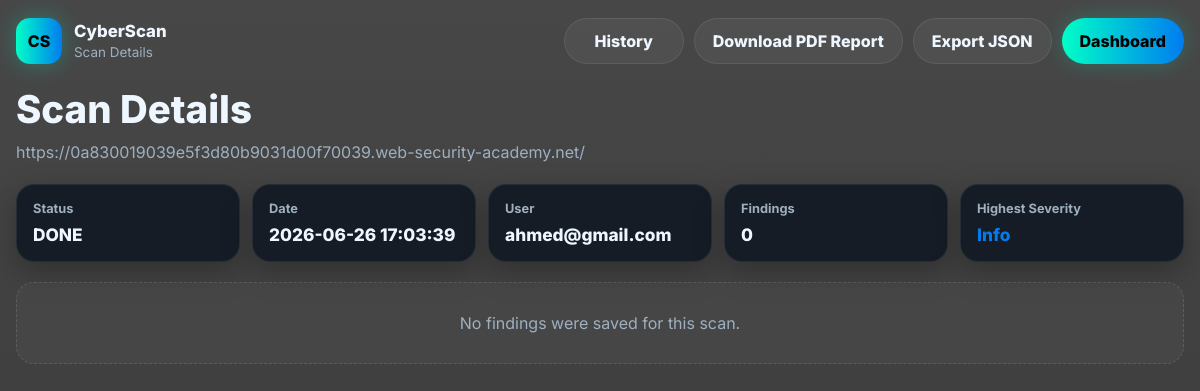
Page /scan/39 (signed in) on the committed database.
### tables this page shows
CREATE TABLE scans (
        id INTEGER PRIMARY KEY AUTOINCREMENT,
        user_id INTEGER NOT NULL,
        target TEXT NOT NULL,

        result TEXT,                -- JSON string
        status TEXT DEFAULT 'done', -- running / done
        created_at TIMESTAMP DEFAULT CURRENT_TIMESTAMP,

        FOREIGN KEY(user_id) REFERENCES users(id)
    );

CREATE TABLE users (
        id INTEGER PRIMARY KEY AUTOINCREMENT,
        email TEXT UNIQUE NOT NULL,
        password TEXT NOT NULL
    );

### app.py (the view)
@app.route("/scan/<int:scan_id>")
def scan_details(scan_id):
    if "user_id" not in session:
        return redirect("/login")
    row = get_user_scan(scan_id, session["user_id"])
    if not row:
        return "Scan not found", 404
    findings = normalize_scan_results(row["result"])
    scan = {
        "id": row["id"],
        "target": row["target"],
        "status": row["status"] or "done",
        "created_at": row["created_at"],
        "email": row["email"],
        "findings_count": len(findings),
        "highest_severity": highest_severity(findings),
        "groups": group_findings_by_scanner(findings),
    }
    return render_template("scan_details.html", scan=scan)

### app.py (called while the page is built, shortened)
def safe_json_loads(value):
    if value is None:
        return []
    if isinstance(value, (list, dict)):
        return value
    if isinstance(value, str):
        if not value.strip():
            return []
        try:
            return json.loads(value)
        except Exception:
            return [{"name": "raw_result", "result": value, "severity": "Info"}]
    return [{"name": "raw_result", "result": str(value), "severity": "Info"}]

def is_non_finding_result(raw_item):
    if not isinstance(raw_item, dict):
        return False
    text = str(
        raw_item.get("result")
        or raw_item.get("message")
        or raw_item.get("status")
        or raw_item.get("description")
        or raw_item.get("details")
        or ""
    ).lower()
    if "error:" in text or "could not complete" in text:
        return False
    if raw_item.get("vulnerable") is False:
        return True
    return any(phrase in text for phrase in NON_FINDING_PHRASES)

def normalize_scan_results(raw_results):
    parsed = safe_json_loads(raw_results)
    if isinstance(parsed, dict):
        parsed = [parsed]
    if not isinstance(parsed, list):
        parsed = [{"name": "raw_result", "result": str(parsed), "severity": "Info"}]
    findings = []
    for item in parsed:
        if is_non_finding_result(item):
            continue
    return findings

def highest_severity(findings):
    if not findings:
        return "Info"
    return max((f["severity"] for f in findings), key=lambda sev: SEVERITY_ORDER.get(sev, 0))

def group_findings_by_scanner(findings):
    groups = {}
    for finding in findings:
        groups.setdefault(finding["scanner"], []).append(finding)
    return [{"scanner": scanner, "findings": items} for scanner, items in groups.items()]

def get_user_scan(scan_id, user_id):
    conn = connect()
    cursor = conn.cursor()
    cursor.execute(
        """
        SELECT scans.id, scans.target, scans.result, scans.status, scans.created_at,
               users.email
        FROM scans
        JOIN users ON users.id = scans.user_id
        WHERE scans.id=? AND scans.user_id=?
        """,
        (scan_id, user_id),
    )
    row = cursor.fetchone()
    conn.close()
    return row

### database.py (called while the page is built)
def connect():
    BASE_DIR = os.path.dirname(os.path.abspath(__file__))
    db_path = os.path.join(BASE_DIR, "scanner.db")
    conn = sqlite3.connect(db_path)
    conn.execute("PRAGMA foreign_keys = ON")
    conn.row_factory = sqlite3.Row  # 🔥 مهم جدًا
    return conn

### templates/scan_details.html (shortened to what this page needs)
<!DOCTYPE html>
<html lang="en">
<head>
</head>
<body>
<div class="container">
    <div class="header">
        <div class="brand">
            <div class="brand-icon">CS</div>
            <div class="brand-text">
                <h2>CyberScan</h2>
                <p>Scan Details</p>
            </div>
        </div>
        <div class="header-actions">
            <a href="/history" class="btn btn-secondary">History</a>
            <a href="/scan/{{ scan.id }}/report" class="btn btn-secondary">Download PDF Report</a>
            <a href="/scan/{{ scan.id }}/export-json" class="btn btn-secondary">Export JSON</a>
            <a href="/dashboard" class="btn btn-primary">Dashboard</a>
        </div>
    </div>
    <div class="page-title">Scan Details</div>
    <div class="target-line">{{ scan.target }}</div>
    <div class="summary-grid">
        <div class="stat">
            <div class="label">Status</div>
            <div class="value">{{ scan.status|upper }}</div>
        </div>
        <div class="stat">
            <div class="label">Date</div>
            <div class="value">{{ scan.created_at }}</div>
        </div>
        <div class="stat">
            <div class="label">User</div>
            <div class="value">{{ scan.email }}</div>
        </div>
        <div class="stat">
            <div class="label">Findings</div>
            <div class="value">{{ scan.findings_count }}</div>
        </div>
        <div class="stat">
            <div class="label">Highest Severity</div>
            <div class="value sev-{{ scan.highest_severity|lower }}">{{ scan.highest_severity }}</div>
        </div>
    </div>
    {% if scan.groups %}
        {% for group in scan.groups %}
            <div class="card">
                <div class="scanner-title">{{ group.scanner }}</div>
                {% for finding in group.findings %}
                    <div class="finding">
                        <div class="finding-head">
                            <div>
                                <div class="finding-title">{{ finding.scanner }}</div>
                                <div style="color:var(--muted);font-size:0.86rem;margin-top:4px">
                                    {{ finding.owasp }} | Confidence: {{ finding.confidence }}
                                </div>
                            </div>
                            <span class="badge sev-{{ finding.severity|lower }}">{{ finding.severity }}</span>
                        </div>
                        <div class="meta-grid">
                            <div class="meta-box">
                                <div class="meta-label">Description / Details</div>
                                <div class="meta-value">{{ finding.description }}</div>
                            </div>
                            <div class="meta-box">
                                <div class="meta-label">Evidence</div>
                                <div class="meta-value">{{ finding.evidence }}</div>
                            </div>
                            <div class="meta-box">
                                <div class="meta-label">OWASP Top 10</div>
                                <div class="meta-value">{{ finding.owasp }}</div>
                            </div>
                            <div class="meta-box">
                                <div class="meta-label">Recommendation</div>
                                <div class="meta-value">{{ finding.recommendation }}</div>
                            </div>
                        </div>
                    </div>
                {% endfor %}
            </div>
        {% endfor %}
    {% else %}
        <div class="empty-state">No findings were saved for this scan.</div>
    {% endif %}
</div>
</body>
</html>

### rows in the picture
scans: target "https://0a830019039e5f3d80b9031d00f70039.web-security-academy.net/", status "DONE", created_at "2026-06-26 17:03:39"
users: email "ahmed@gmail.com"

### other values in the picture
{{ scan.findings_count }} "0"
{{ scan.highest_severity }} "Info"
